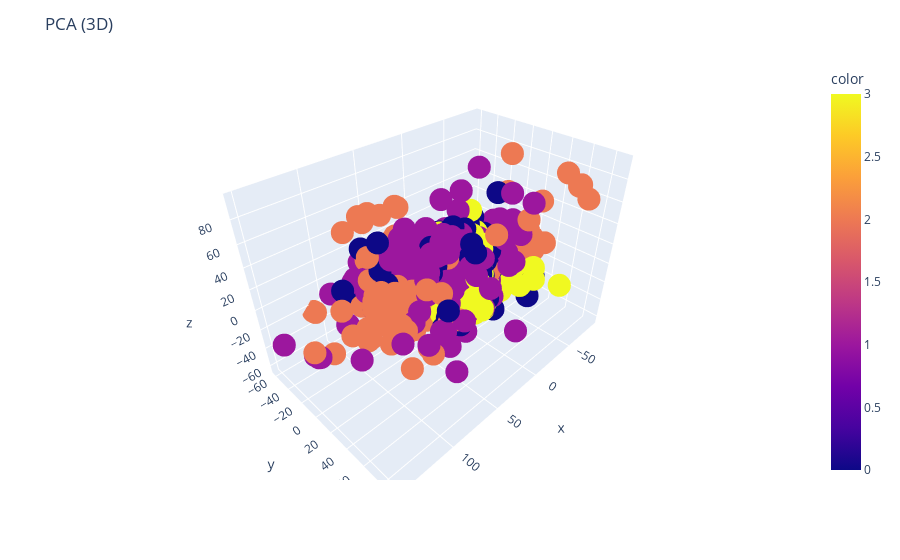

Notebook code for this chart:
### Code cell
plot_pca_images_3d_plotly(images, labels)

### Figure 1 — Plotly figure (JSON) as saved in the notebook; plotly's stock layout.template omitted (floating-point values rounded to 4 significant figures; data arrays with more than 128 entries replaced by an {"elided": "..."} marker saying what was removed)
{"data": [{"hovertemplate": "x=%{x}<br>y=%{y}<br>z=%{z}<br>color=%{marker.color}<extra></extra>", "legendgroup": "", "marker": {"color": {"elided": "3096 int values"}, "coloraxis": "coloraxis", "symbol": "circle"}, "mode": "markers", "name": "", "scene": "scene", "showlegend": false, "type": "scatter3d", "x": {"elided": "3096 float values"}, "y": {"elided": "3096 float values"}, "z": {"elided": "3096 float values"}}], "layout": {"coloraxis": {"colorbar": {"title": {"text": "color"}}, "colorscale": [[0, "#0d0887"], [0.1111, "#46039f"], [0.2222, "#7201a8"], [0.3333, "#9c179e"], [0.4444, "#bd3786"], [0.5556, "#d8576b"], [0.6667, "#ed7953"], [0.7778, "#fb9f3a"], [0.8889, "#fdca26"], [1, "#f0f921"]]}, "legend": {"tracegroupgap": 0}, "margin": {"t": 60}, "scene": {"domain": {"x": [0, 1], "y": [0, 1]}, "xaxis": {"title": {"text": "x"}}, "yaxis": {"title": {"text": "y"}}, "zaxis": {"title": {"text": "z"}}}, "title": {"text": "PCA (3D)"}}}
